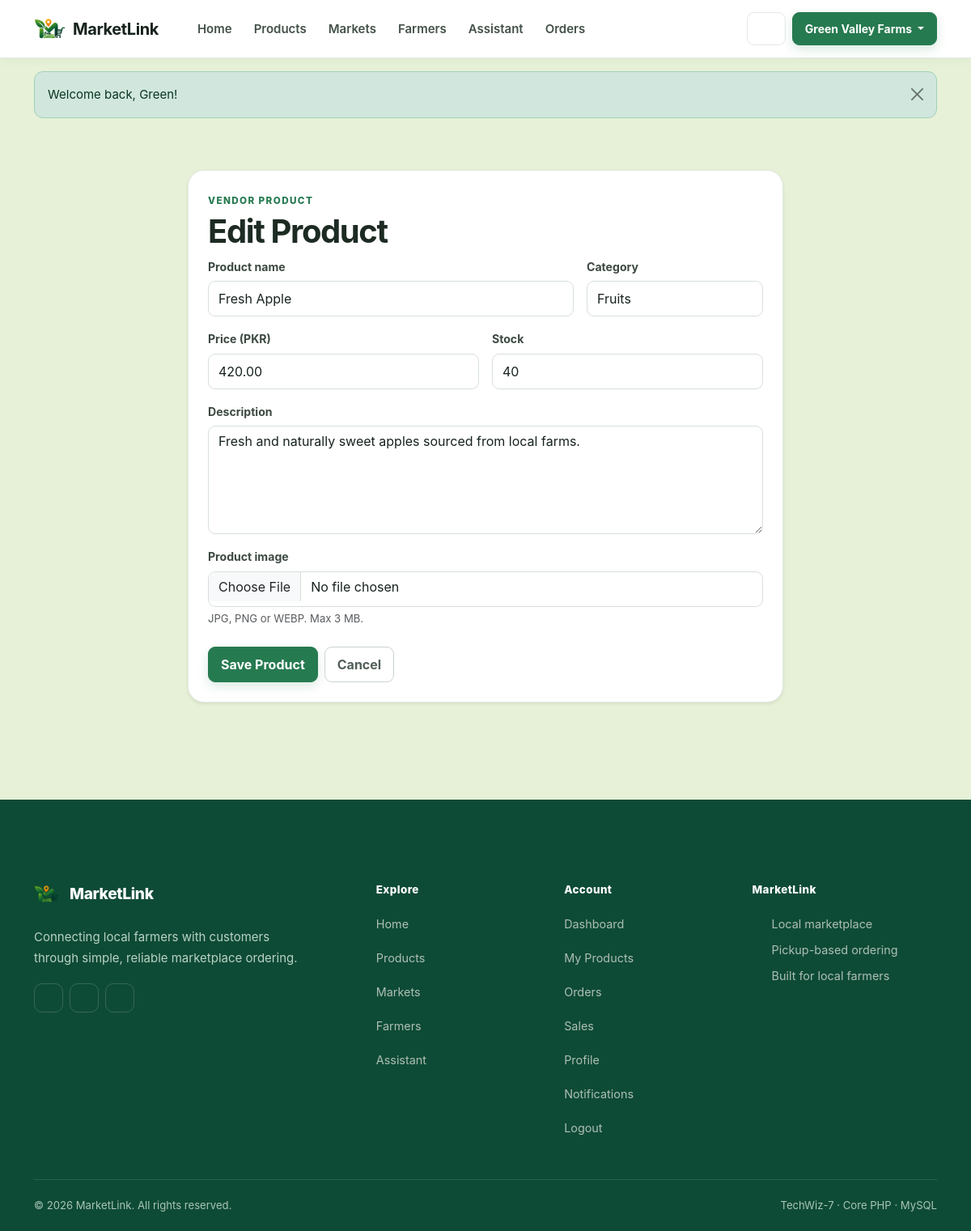
The app's page /farmer/product-form?id=67 (signed in) with its own data.
### tables this page shows
CREATE TABLE `users` (
  `id` int(10) UNSIGNED NOT NULL,
  `name` varchar(120) NOT NULL,
  `email` varchar(190) NOT NULL,
  `password` varchar(255) NOT NULL,
  `phone` varchar(30) DEFAULT NULL,
  `profile_image` varchar(255) DEFAULT NULL,
  `role` enum('admin','farmer','customer') NOT NULL DEFAULT 'customer',
  `market_id` int(10) UNSIGNED DEFAULT NULL,
  `status` enum('active','inactive') NOT NULL DEFAULT 'active',
  `approval_status` enum('pending','approved','suspended') NOT NULL DEFAULT 'approved',
  `created_at` timestamp NOT NULL DEFAULT current_timestamp()
);

CREATE TABLE `products` (
  `id` int(10) UNSIGNED NOT NULL,
  `farmer_id` int(10) UNSIGNED DEFAULT NULL,
  `category_id` int(10) UNSIGNED DEFAULT NULL,
  `name` varchar(150) NOT NULL,
  `description` text DEFAULT NULL,
  `price` decimal(10,2) NOT NULL DEFAULT 0.00,
  `stock` int(10) UNSIGNED NOT NULL DEFAULT 0,
  `image` varchar(255) DEFAULT NULL,
  `status` enum('pending','approved','rejected') NOT NULL DEFAULT 'pending',
  `is_sold_out` tinyint(1) NOT NULL DEFAULT 0,
  `created_at` timestamp NOT NULL DEFAULT current_timestamp(),
  `updated_at` timestamp NOT NULL DEFAULT current_timestamp() ON UPDATE current_timestamp()
);

CREATE TABLE `categories` (
  `id` int(10) UNSIGNED NOT NULL,
  `name` varchar(100) NOT NULL,
  `status` enum('active','inactive') NOT NULL DEFAULT 'active',
  `created_at` timestamp NOT NULL DEFAULT current_timestamp()
);

### app/Controllers/FarmerController.php (called while the page is built, shortened)
<?php
class FarmerController
{
    public function product_form(): void
    {
        require_role('farmer');
        $id = (int)($_GET['id'] ?? 0);
        $pdo = db();
        $product = ['name' => '', 'category_id' => '', 'description' => '', 'price' => '', 'stock' => 0, 'image' => null];
        if ($id) {
            $st = $pdo->prepare("SELECT * FROM products WHERE id=? AND farmer_id=?");
            $st->execute([$id, current_user()['id']]);
            $product = $st->fetch();
        }
        $cats = $pdo->query("SELECT * FROM categories WHERE status='active' ORDER BY name")->fetchAll();
        require __DIR__ . '/../Views/layouts/header.php';
        require __DIR__ . '/../Views/farmer/product_form.php';
        require __DIR__ . '/../Views/layouts/footer.php';
    }
}

### index.php (called while the page is built, shortened)
<?php
require_once __DIR__ . '/app/Support/Router.php';
$router = new \App\Support\Router(require __DIR__ . '/routes/web.php');
$router->dispatch($_SERVER['REQUEST_METHOD'] ?? 'GET', $_SERVER['REQUEST_URI'] ?? '/');

### app/Support/auth.php (called while the page is built, shortened)
<?php
require_once __DIR__ . '/db.php';
function current_user(): ?array
{
    static $userLoaded = false;
    static $user = null;
    if ($userLoaded) return $user;
    $userLoaded = true;
    $st = db()->prepare('SELECT * FROM users WHERE id=? LIMIT 1');
    $st->execute([$_SESSION['user_id']]);
    $user = $st->fetch() ?: null;
    return $user;
}
function require_login(): void
{
    if (!current_user()) {
        flash('warning', 'Please login first.');
        redirect('login.php');
    }
}
function require_role(string $role): void
{
    require_login();
}

### app/Support/db.php (called while the page is built, shortened)
<?php
function db(): PDO {
    static $pdo = null;
    if ($pdo === null) {
        $dsn = 'mysql:host=' . DB_HOST . ';dbname=' . DB_NAME . ';charset=utf8mb4';
        $pdo = new PDO($dsn, DB_USER, DB_PASS, [PDO::ATTR_ERRMODE=>PDO::ERRMODE_EXCEPTION, PDO::ATTR_DEFAULT_FETCH_MODE=>PDO::FETCH_ASSOC, PDO::ATTR_EMULATE_PREPARES=>false]);
    }
    return $pdo;
}

### app/Views/farmer/product_form.php (the view, shortened to what this page needs)
<div class="container py-5">
    <div class="row justify-content-center">
        <div class="col-xl-8">
            <div class="card border-0 shadow-sm">
                <div class="card-body p-4"><span class="eyebrow">Vendor product</span>
                    <h1 class="fw-bold"><?= $id ? 'Edit Product' : 'Add Product' ?></h1>
                    <form method="post" action="<?= url('actions/farmer_product.php') ?>" enctype="multipart/form-data"><div class="row g-3">
                            <div class="col-md-8"><label class="form-label">Product name</label><input name="name" class="form-control" value="<?= e($product['name']) ?>" required></div>
                            <div class="col-md-4"><label class="form-label">Category</label><select name="category_id" class="form-select" required><?php foreach ($cats as $c): ?><option value="<?= $c['id'] ?>" <?= $product['category_id'] == $c['id'] ? 'selected' : '' ?>><?= e($c['name']) ?></option><?php endforeach; ?></select></div>
                            <div class="col-md-6"><label class="form-label">Price (PKR)</label><input type="number" step="0.01" min="0" name="price" class="form-control" value="<?= e($product['price']) ?>" required></div>
                            <div class="col-md-6"><label class="form-label">Stock</label><input type="number" min="0" name="stock" class="form-control" value="<?= (int)$product['stock'] ?>" required></div>
                            <div class="col-12"><label class="form-label">Description</label><textarea name="description" class="form-control" rows="5"><?= e($product['description']) ?></textarea></div>
                            <div class="col-12"><label class="form-label">Product image</label><input type="file" name="image" class="form-control" accept="image/*">
                                <div class="form-text">JPG, PNG or WEBP. Max 3 MB.</div>
                            </div>
                        </div><button class="btn btn-primary mt-4">Save Product</button><a class="btn btn-outline-secondary mt-4 ms-2" href="<?= url('farmer/products.php') ?>">Cancel</a></form>
                </div>
            </div>
        </div>
    </div>
</div>

### app/Support/Router.php (shortened to what this page needs)
<?php
class Router {
    public function dispatch(string $method, string $uri): void {
        $path = parse_url($uri, PHP_URL_PATH) ?: '/';
        foreach ($this->routes as [$m,$route,$handler]) {
            if ($m === $method && $route === $path) { [$class,$action]=$handler; (new $class())->$action(); return; }
        }
    }
}

### app/Views/layouts/header.php (shortened to what this page needs)
<?php
$flash = get_flash();
$user = current_user();
?>
<!doctype html>
<html lang="en">
<head>
    <link
        href="https://cdn.jsdelivr.net/npm/bootstrap@5.3.8/dist/css/bootstrap.min.css"
        rel="stylesheet"
    >
<link
        href="<?= url('assets/css/style.css') ?>"
        rel="stylesheet"
    >
</head>
<body>
    <nav class="navbar navbar-expand-lg navbar-light sticky-top">
        <div class="container">
            <a
                class="navbar-brand fw-bold d-flex align-items-center gap-2"
                href="<?= url('home') ?>"
            >
                <img src="<?= url('assets/img/logo.png') ?>" alt="MarketLink logo" width="40" height="40" class="d-inline-block align-text-top">
                <span>MarketLink</span>
            </a>
            <div id="mainNav" class="collapse navbar-collapse">
                <ul class="navbar-nav me-auto mb-2 mb-lg-0">
                    <li class="nav-item links">
                        <a
                            class="nav-link text-light"
                            href="<?= url('home') ?>"
                        >
                            Home
                        </a>
                    </li>
                    <li class="nav-item links">
                        <a
                            class="nav-link text-light"
                            href="<?= url('products') ?>"
                        >
                            Products
                        </a>
                    </li>
                    <li class="nav-item links">
                        <a
                            class="nav-link text-light"
                            href="<?= url('markets') ?>"
                        >
                            Markets
                        </a>
                    </li>
                    <li class="nav-item links">
                        <a
                            class="nav-link text-light"
                            href="<?= url('farmers') ?>"
                        >
                            Farmers
                        </a>
                    </li>
                    <li class="nav-item links">
                        <a
                            class="nav-link text-light"
                            href="<?= url('assistant') ?>"
                        >
                            Assistant
                        </a>
                    </li>
                    <?php if ($user && $user['role'] === 'customer'): ?>
                        <li class="nav-item links">
                            <a
                                class="nav-link text-light"
                                href="<?= url('orders') ?>"
                            >
                                Orders
                            </a>
                        </li>
                    <?php elseif ($user && $user['role'] === 'farmer'): ?>
                        <li class="nav-item">
                            <a
                                class="nav-link"
                                href="<?= url('farmer/orders') ?>"
                            >
                                Orders
                            </a>
                        </li>
                    <?php endif; ?>
                </ul>
                <div class="d-flex align-items-center gap-2">
                    <?php if ($user): ?>
                        <a
                            class="btn btn-outline-light btn-sm bell-icon"
                            href="<?= url('notifications') ?>"
                        >
                            <?= svg_icon("bell", "icon icon-sm", "Notifications") ?>
                        </a>
                        <div class="dropdown">
                            <button
                                class="btn btn-primary btn-sm dropdown-toggle"
                                data-bs-toggle="dropdown"
                            >
                                <?= e($user['name']) ?>
                            </button>
                        </div>
                    <?php endif; ?>
                </div>
            </div>
        </div>
    </nav>
    <?php if ($flash): ?>
        <div class="container mt-3">
            <div
                class="alert alert-<?= e($flash['type']) ?> alert-dismissible fade show"
                role="alert"
            >
                <?= e($flash['message']) ?>
                <button
                    class="btn-close"
                    data-bs-dismiss="alert"
                ></button>
            </div>
        </div>
    <?php endif; ?>

### assets/css/style.css (style rules this page uses)
:root { --green-950: #123b2a; --green-900: #174b34; --green-800: #1d6545; --green-700: #267a50; --green-600: #2f8b5c; --green-100: #e8f5ed; --green-50: #f4faf6; --ink: #17231d; --muted: #6b776f; --line: #e2e9e4; --paper: #ffffff; --page: #71af1a2c; --warning: #a66a00; --danger: #b42318; --radius: 14px; --radius-lg: 20px; --shadow: 0 8px 24px rgba(25, 55, 39, .07); --shadow-hover: 0 16px 36px rgba(25, 55, 39, .11); }
* { box-sizing: border-box; }
html { scroll-behavior: smooth; }
body { margin: 0; background: var(--page); color: var(--ink); font-family: Inter, ui-sans-serif, -apple-system, BlinkMacSystemFont, "Segoe UI", sans-serif; font-size: 15px; line-height: 1.6; -webkit-font-smoothing: antialiased; }
a { color: var(--green-700); text-decoration: none; }
.navbar { min-height: 72px; background: rgba(255,255,255,.97) !important; border-bottom: 1px solid var(--line) !important; box-shadow: 0 2px 14px rgba(20, 45, 31, .04); padding: 10px 0; }
.navbar .container { gap: 20px; }
.navbar-brand { color: var(--ink) !important; letter-spacing: -.02em; }
.navbar-nav { gap: 3px; }
.navbar-nav .links { margin: 0; }
.navbar-nav .links .nav-link, .navbar-nav .nav-link { position: relative; color: #445149 !important; font-weight: 600; padding: 9px 12px !important; border-radius: 9px; transition: background .18s ease, color .18s ease; }
.btn { border-radius: 9px; font-weight: 650; padding: 9px 15px; border-width: 1px; transition: transform .16s ease, box-shadow .16s ease, background .16s ease; }
.btn-primary { --bs-btn-bg: var(--green-700); --bs-btn-border-color: var(--green-700); --bs-btn-hover-bg: var(--green-900); --bs-btn-hover-border-color: var(--green-900); --bs-btn-active-bg: var(--green-900); --bs-btn-active-border-color: var(--green-900); box-shadow: 0 5px 13px rgba(38,122,80,.16); }
.btn-outline-secondary { --bs-btn-border-color: #cbd4ce; --bs-btn-color: #526058; }
.form-control, .form-select { min-height: 44px; border-color: #d7e0da; border-radius: 9px; color: var(--ink); background: #fff; }
.form-label { color: #3d4a42; font-size: .88rem; font-weight: 650; margin-bottom: 6px; }
.hero-card, .card, .stat-card, .stat-mini, .info-box { background: var(--paper); border: 1px solid var(--line) !important; border-radius: var(--radius-lg) !important; }
.card, .stat-card { box-shadow: var(--shadow); }
.card-body { padding: 22px; }
.eyebrow { display: inline-block; margin-bottom: 7px; color: var(--green-700); font-size: .73rem; line-height: 1; text-transform: uppercase; letter-spacing: .12em; font-weight: 800; }
.alert { border-radius: 11px; border-width: 1px; }
.bell-icon { position: relative; color: var(--green-800) !important; background: #fff !important; border-color: var(--line) !important; box-shadow: none; }
.container > h1, .container h1 { letter-spacing: -.035em; color: #1d2b23; }
.navbar-brand img { object-fit: contain; border-radius: 9px; }

### records on screen
users: name "Green Valley Farms"
products: name "Fresh Apple", category_id "Fruits", price "420.00", stock "40", description "Fresh and naturally sweet apples sourced from local farms."
